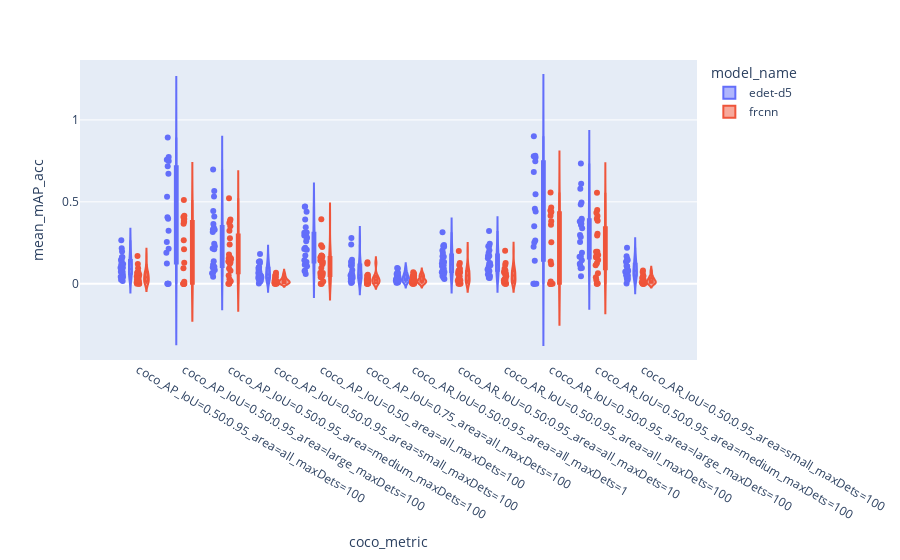

Here is the notebook cell this chart was saved with:
### Markdown cell above
### (270, 480) resolution

### Code cell
import plotly.express as px

fig = px.violin(df.loc[(df["resolution"] == '(270, 480)') & (df["timely"] == True)], y="mean_mAP_acc", x="coco_metric", color="model_name", box=True, points="all", hover_data=["model_name", "run_name", "mean_lat", "mean_mAP_acc"])
fig.show()

### Figure 1 — Plotly figure (JSON) as saved in the notebook; plotly's stock layout.template omitted (floating-point values rounded to 4 significant figures; data arrays with more than 128 entries replaced by an {"elided": "..."} marker saying what was removed)
{"data": [{"alignmentgroup": "True", "box": {"visible": true}, "customdata": {"elided": "288x4 mixed values"}, "hovertemplate": "model_name=%{customdata[0]}<br>coco_metric=%{x}<br>mean_mAP_acc=%{customdata[3]}<br>run_name=%{customdata[1]}<br>mean_lat=%{customdata[2]}<extra></extra>", "legendgroup": "edet-d5", "marker": {"color": "#636efa"}, "name": "edet-d5", "offsetgroup": "edet-d5", "orientation": "v", "points": "all", "scalegroup": "True", "showlegend": true, "type": "violin", "x": {"elided": "288 str values"}, "x0": " ", "xaxis": "x", "y": {"elided": "288 float values"}, "y0": " ", "yaxis": "y"}, {"alignmentgroup": "True", "box": {"visible": true}, "customdata": {"elided": "288x4 mixed values"}, "hovertemplate": "model_name=%{customdata[0]}<br>coco_metric=%{x}<br>mean_mAP_acc=%{customdata[3]}<br>run_name=%{customdata[1]}<br>mean_lat=%{customdata[2]}<extra></extra>", "legendgroup": "frcnn", "marker": {"color": "#EF553B"}, "name": "frcnn", "offsetgroup": "frcnn", "orientation": "v", "points": "all", "scalegroup": "True", "showlegend": true, "type": "violin", "x": {"elided": "288 str values"}, "x0": " ", "xaxis": "x", "y": {"elided": "288 float values"}, "y0": " ", "yaxis": "y"}], "layout": {"autosize": true, "legend": {"title": {"text": "model_name"}, "tracegroupgap": 0}, "margin": {"t": 60}, "violinmode": "group", "xaxis": {"anchor": "y", "autorange": true, "domain": [0, 1], "range": [-1.232, 12.17], "title": {"text": "coco_metric"}, "type": "category"}, "yaxis": {"anchor": "x", "autorange": true, "domain": [0, 1], "range": [-0.4654, 1.366], "title": {"text": "mean_mAP_acc"}, "type": "linear"}}}
